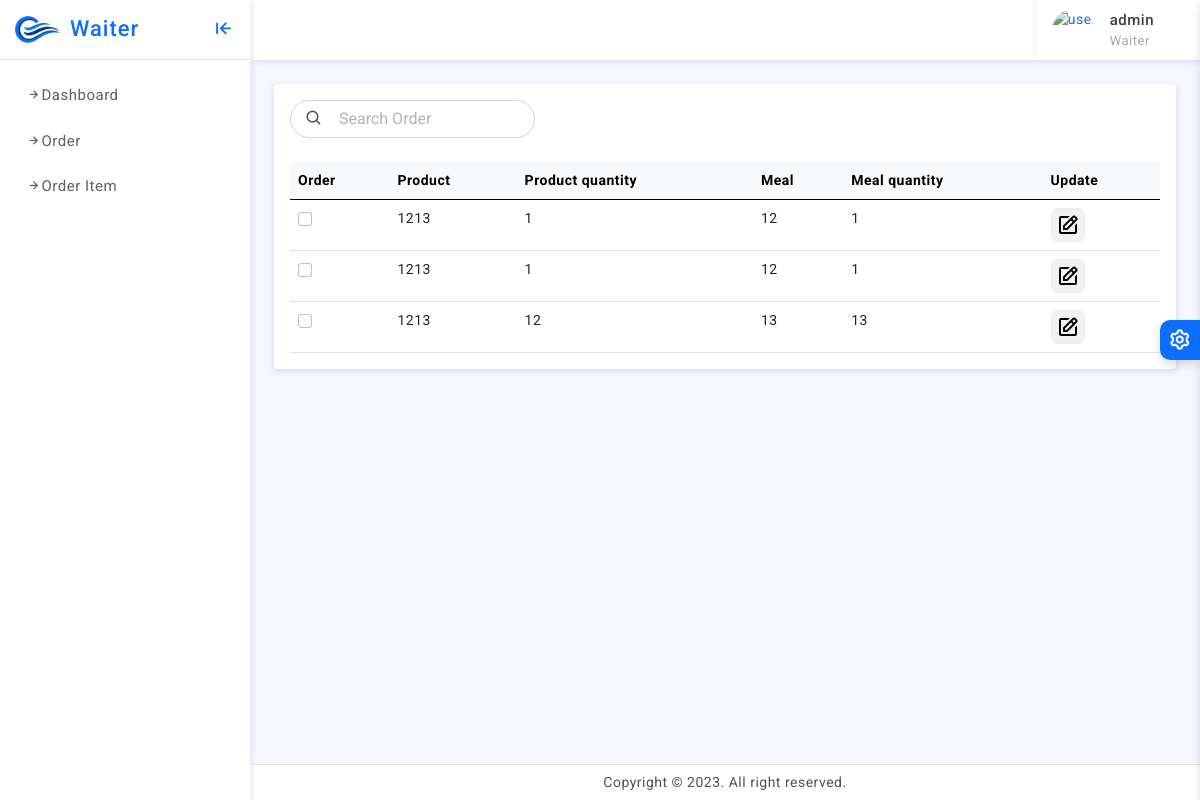
The app's page /waiter/order_items/ (signed in) with its own data.
### main/models.py (models this page shows, shortened)
class User(AbstractUser):
    status = (
        (1, "Director"), # Abduxoliq
        (2, "Cooker"), # Abduxoliq
        (3, "Waiter"),
        (4, "manager"), # Abduxoliq
        (5, "call center")
    )
    type = models.IntegerField(choices=status, default=1)
    number = models.BigIntegerField(null=True, blank=True)
    image = models.ImageField(upload_to='user', null=True, blank=True)

class OrderItem(models.Model):
    order = models.ForeignKey(Order, on_delete=models.CASCADE)
    maxsulot = models.ForeignKey(Maxsulot, on_delete=models.CASCADE, null=True, blank=True)
    quantity = models.IntegerField(null=True, blank=True)
    meal = models.ForeignKey(Meal, on_delete=models.CASCADE, null=True, blank=True)
    meal_quantity = models.IntegerField(null=True, blank=True)

class Maxsulot(models.Model):
    quantity = models.IntegerField()
    name = models.CharField(max_length=255)
    price = models.DecimalField(max_digits=50, decimal_places=2)
    is_yes = models.BooleanField(default=True)

class Meal(models.Model):
    is_yes = models.BooleanField(default=True)
    name = models.CharField(max_length=255)
    price = models.DecimalField(max_digits=50, decimal_places=2)

### main/waiter/views.py (the view)
# urls.py: path('order_items/', Order_items, name='call_center_order_item'),
@login_required(login_url='sign-in')
def Order_items(request):
    user = request.user
    con = {
        'user': request.user,
        'order_item': OrderItem.objects.all().order_by('-id')
    }
    if user.type == 3:
        return render(request, 'waiter/order_item.html', con)
    else:
        return redirect('sign-in')

### template/waiter/order_item.html (shortened to what this page needs)
{% extends 'waiter/base.html' %}
{% block content %}
			<div class="page-content">
                    <div class="card">
					<div class="card-body">
						<div class="d-lg-flex align-items-center mb-4 gap-3">
							<div class="position-relative">
								<input type="text" class="form-control ps-5 radius-30" placeholder="Search Order"> <span class="position-absolute top-50 product-show translate-middle-y"><i class="bx bx-search"></i></span>
							</div>
						</div>
						<div class="table-responsive">
							<table class="table mb-0">
								<thead class="table-light">
									<tr>
										<th>Order</th>
										<th>Product</th>
										<th>Product quantity</th>
										<th>Meal</th>
										<th>Meal quantity</th>
										<th>Update</th>
									</tr>
								</thead>
								<tbody>
								{% for i in order_item %}
									<tr>
										<td>
											<div class="d-flex align-items-center">
												<div>
													<input class="form-check-input me-3" type="checkbox" value="" aria-label="...">
												</div>
											</div>
										</td>
										<td>{{ i.maxsulot.name }}</td>
										<td>{{ i.quantity }}</td>
										<td>{{ i.meal.name }}</td>
										<td>{{ i.meal_quantity }}</td>
										<td>
											<div class="d-flex order-actions">
												<a href="{% url 'update_order_item' i.id %}" class=""><img/></a>
											</div>
										</td>
									</tr>
								{% endfor %}
								</tbody>
							</table>
						</div>
					</div>
				</div>
			</div>
		</div>
		<footer class="page-footer">
			<p class="mb-0">Copyright © 2021. All right reserved.</p>
		</footer>
	</div>
{% endblock %}

### template/waiter/base.html (shortened to what this page needs)
{%load static %}
<!Doctype html>
<html lang="en">
<head>
	<link href="{% static 'assets/plugins/vectormap/jquery-jvectormap-2.0.2.css'%}" rel="stylesheet"/>
	<link href="{% static 'assets/plugins/simplebar/css/simplebar.css'%}" rel="stylesheet" />
	<link href="{% static 'assets/plugins/perfect-scrollbar/css/perfect-scrollbar.css'%}" rel="stylesheet" />
	<link href="{% static 'assets/plugins/metismenu/css/metisMenu.min.css'%}" rel="stylesheet" />
	<link href="{% static 'assets/css/pace.min.css'%}" rel="stylesheet" />
	<link href="{% static 'assets/css/bootstrap.min.css'%}" rel="stylesheet">
	<link href="{% static 'assets/css/app.css'%}" rel="stylesheet">
	<link href="{% static 'assets/css/icons.css'%}" rel="stylesheet">
	<link  rel="stylesheet" href="{% static 'assets/css/dark-theme.css'%}" />
	<link  rel="stylesheet" href="{% static 'assets/css/semi-dark.css'%}" />
	<link  rel="stylesheet" href="{% static 'assets/css/header-colors.css'%}" />
</head>
<body>
	<div class="wrapper">
		<div class="sidebar-wrapper" data-simplebar="true">
			<div class="sidebar-header">
				<div>
					<img src="{% static 'assets/images/logo-icon.png' %}" class="logo-icon" alt="logo icon">
				</div>
				<div>
					<h4 class="logo-text">Waiter</h4>
				</div>
				<div class="toggle-icon ms-auto"><i class='bx bx-arrow-to-left'></i>
				</div>
			</div>
			<ul class="metismenu" id="menu">
				<li> <a href="{% url 'waiter_index' %}"><i class="bx bx-right-arrow-alt"></i>Dashboard</a>
				</li>
				<li> <a href="{% url 'order' %}"><i class="bx bx-right-arrow-alt"></i>Order</a></li>
				<li> <a href="{% url 'order_item' %}"><i class="bx bx-right-arrow-alt"></i>Order Item </a></li>
			</ul>
		</div>
		<header>
			<div class="topbar d-flex align-items-center">
				<nav class="navbar navbar-expand">
					<div class="user-box dropdown">
						<a class="d-flex align-items-center nav-link dropdown-toggle dropdown-toggle-nocaret" href="#" role="button" data-bs-toggle="dropdown" aria-expanded="false">
							{% if user.image%}
							<img src="{{user.image.url}}" class="user-img" alt="user avatar">
							{% else %}
							<img src="" class="user-img" alt="user avatar">
							{% endif%}
							<div class="user-info ps-3">
								<p class="user-name mb-0">{{user.username}}</p>
								<p class="designattion mb-0">{{user.get_type_display}}</p>
							</div>
						</a>
					</div>
				</nav>
			</div>
		</header>
		<div class="page-wrapper">
			{% block content %}
		{% endblock content %}
		<footer class="page-footer">
			<p class="mb-0">Copyright © 2023. All right reserved.</p>
		</footer>
	<div class="switcher-wrapper">
		<div class="switcher-btn"> <i class='bx bx-cog bx-spin'></i>
		</div>
	</div>
</body>
</html>

### static/assets/css/app.css (style rules this page uses)
body { font-size: 14px; color: #4c5258; letter-spacing: .5px; background: #f7f7ff; overflow-x: hidden; font-family: Roboto, sans-serif }
a { text-decoration: none }
.wrapper { width: 100%; position: relative }
.sidebar-wrapper { width: 250px; height: 100%; position: fixed; top: 0; bottom: 0; left: 0; background: #fff; border-right: 0 solid #e4e4e4; z-index: 11; box-shadow: 0 2px 6px 0 rgb(218 218 253 / 65%), 0 2px 6px 0 rgb(206 206 238 / 54%)!important; transition: all .2s ease-out }
.sidebar-header { width: 250px; height: 60px; display: flex; align-items: center; position: fixed; top: 0; bottom: 0; padding: 0 15px; z-index: 5; background: #fff; background-clip: padding-box; border-bottom: 1px solid #e4e4e4 }
.logo-icon { width: 45px }
.logo-text { font-size: 22px; margin-left: 10px; margin-bottom: 0; letter-spacing: 1px; color: #0d6efd }
.toggle-icon { font-size: 22px; cursor: pointer; color: #0d6efd }
.topbar { position: fixed; top: 0; left: 250px; right: 0; height: 60px; background: #fff; border-bottom: 1px solid rgb(228 228 228 / 0%); z-index: 10; -webkit-box-shadow: 0 2px 6px 0 rgb(218 218 253 / 65%), 0 0px 6px 0 rgb(206 206 238 / 54%); box-shadow: 0 2px 6px 0 rgb(218 218 253 / 65%), 0 0px 6px 0 rgb(206 206 238 / 54%); }
.topbar .navbar { width: 100%; height: 60px; padding-left: 30px; padding-right: 30px }
.page-wrapper { height: 100%; margin-top: 60px; margin-bottom: 30px; margin-left: 250px }
.page-content { padding: 1.5rem 1.5rem 0.7rem 1.5rem }
.page-footer { background: #fff; left: 250px; right: 0; bottom: 0; position: fixed; text-align: center; padding: 7px; font-size: 14px; border-top: 1px solid #e4e4e4; z-index: 3 }
.sidebar-wrapper ul { padding: 0; margin: 0; list-style: none; background: 0 0 }
.sidebar-wrapper .metismenu { background: 0 0; display: -webkit-box; display: -ms-flexbox; display: flex; padding: 10px; margin-top: 60px; -webkit-box-orient: vertical; -webkit-box-direction: normal; -ms-flex-direction: column; flex-direction: column }
.sidebar-wrapper .metismenu li+li { margin-top: 5px }
.sidebar-wrapper .metismenu li:first-child { margin-top: 5px }
.sidebar-wrapper .metismenu li:last-child { margin-bottom: 5px }
.sidebar-wrapper .metismenu>li { display: -webkit-box; display: -ms-flexbox; display: flex; -webkit-box-orient: vertical; -webkit-box-direction: normal; -ms-flex-direction: column; flex-direction: column; position: relative }
.sidebar-wrapper .metismenu a { position: relative; display: flex; align-items: center; justify-content: left; padding: 8px 15px; font-size: 15px; color: #5f5f5f; outline-width: 0; text-overflow: ellipsis; overflow: hidden; letter-spacing: .5px; border: 1px solid #ffffff00; transition: all .3s ease-out }
.product-show { font-size: 18px; left: 15px }
.order-actions a { font-size: 18px; width: 34px; height: 34px; display: flex; align-items: center; justify-content: center; background: #f1f1f1; border: 1px solid #eeecec; text-align: center; border-radius: 20%; color: #2b2a2a }
.radius-30 { border-radius: 30px }
input::placeholder { color: #000!important; opacity: .3!important }
.dropdown-toggle-nocaret:after { display: none }
.user-img { width: 42px; height: 42px; border-radius: 50%; border: 0 solid #e5e5e5; padding: 0 }
.user-info .user-name { font-size: 15px; font-weight: 500; color: #413c3c }
.user-info .designattion { font-size: 13px; color: #a9a8a8 }
.user-box { display: flex; align-items: center; height: 60px; border-left: 1px solid #f0f0f0; margin-left: 1rem }
.switcher-wrapper { width: 280px; height: 100%; position: fixed; right: -280px; top: 0; bottom: 0; z-index: 16; background: #fff; border-left: 0 solid #d2d2d2; box-shadow: 0 .3rem .6rem rgba(0, 0, 0, .13); transition: all .2s ease-out }
.switcher-btn { width: 40px; height: 40px; line-height: 40px; font-size: 24px; background: #0d6efd; box-shadow: 0 .3rem .6rem rgba(0, 0, 0, .13); color: #fff; text-align: center; border-top-left-radius: 10px; border-bottom-left-radius: 10px; position: absolute; top: 40%; right: 100%; cursor: pointer }

### records on screen
User: username "admin", type "Waiter"
OrderItem: maxsulot.name "1213", quantity "1", meal.name "12", meal_quantity "1"
OrderItem: maxsulot.name "1213", quantity "1", meal.name "12", meal_quantity "1"
OrderItem: maxsulot.name "1213", quantity "12", meal.name "13", meal_quantity "13"
